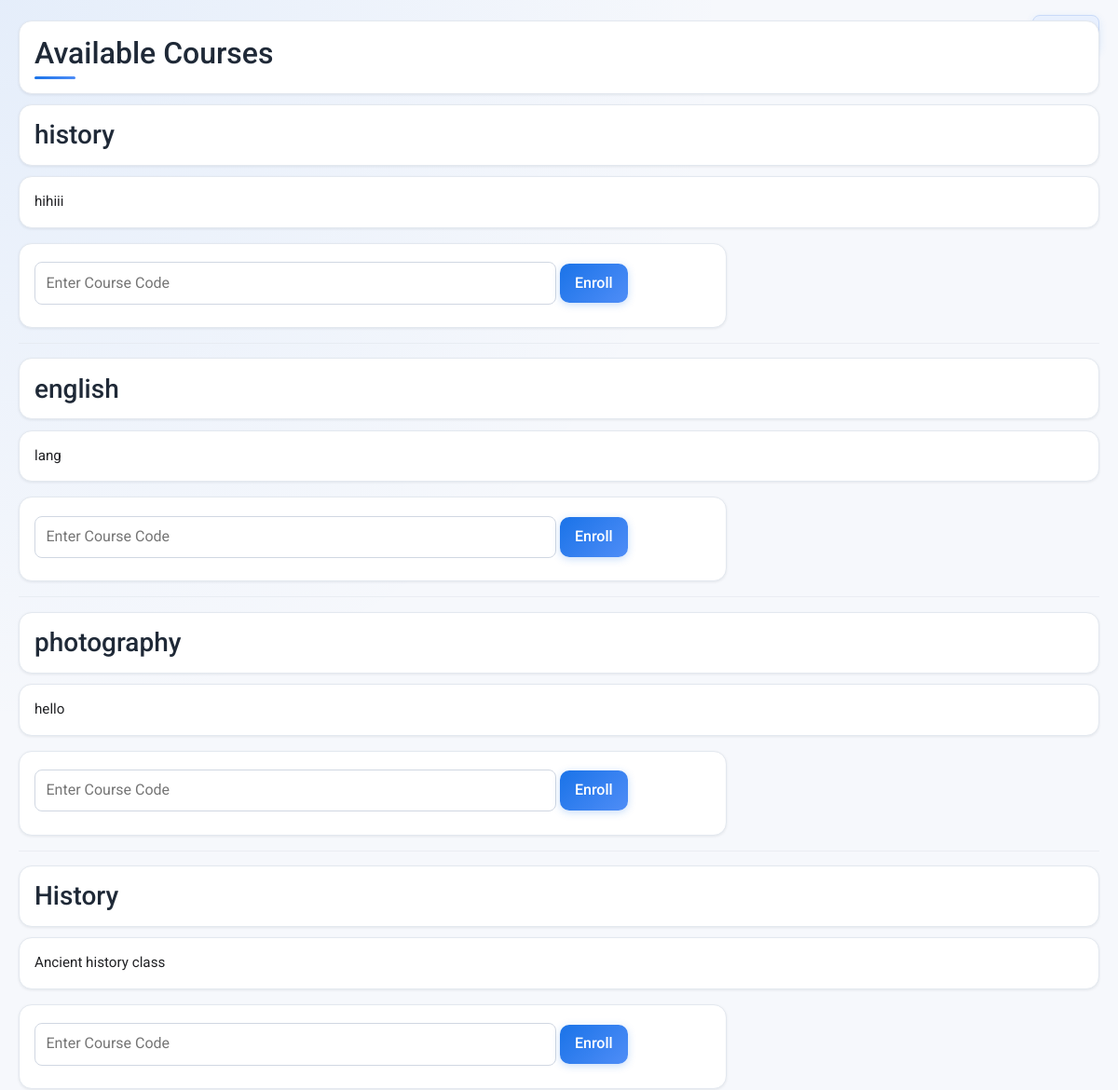
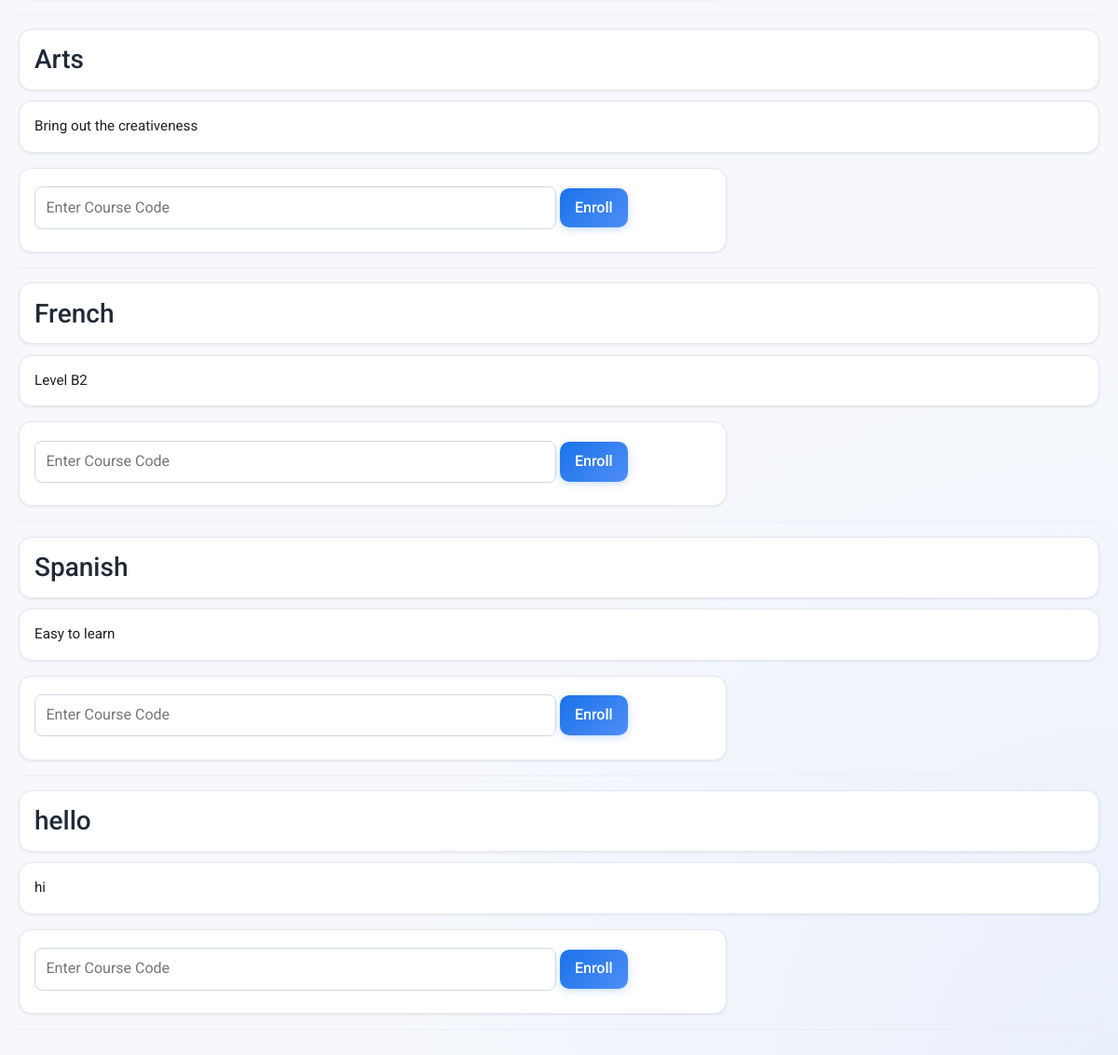
/courses/ (signed in), run on the app's committed database (2 pictures, top to bottom).
### courses/models.py (models this page shows, shortened)
class Course(models.Model):
    title = models.CharField(max_length=200)
    description = models.TextField()
    course_code = models.CharField(max_length=20)
    created_by = models.ForeignKey(
        settings.AUTH_USER_MODEL,
        on_delete=models.CASCADE,
        limit_choices_to={'user_type': 'teacher'}
    )
    students = models.ManyToManyField(
        settings.AUTH_USER_MODEL,
        related_name='enrolled_courses',
        blank=True,
        limit_choices_to={'user_type': 'student'}
    )
    created_at = models.DateTimeField(auto_now_add=True)

### courses/views.py (the view)
# urls.py: path('courses/', views.course_list, name='course_list'),
@login_required
def course_list(request):
    courses = Course.objects.all()
    return render(request, 'course_list.html', {'courses': courses})

### templates/course_list.html (shortened to what this page needs)
{% load static %}
<link rel="stylesheet" href="{% static 'css/theme.css' %}" />
<a class="top-logout-link" href="{% url 'logout' %}">Logout</a>
<h2>Available Courses</h2>
{% for course in courses %}
<h3>{{ course.title }}</h3>
<p>{{ course.description }}</p>
{% if user in course.students.all %}
<p><strong>Already Enrolled</strong></p>
{% else %}
<form method="POST" action="{% url 'enroll_course' course.id %}">
  <input
    type="text"
    name="course_code"
    placeholder="Enter Course Code"
    required
  />
  <button type="submit">Enroll</button>
</form>
{% endif %}
<hr />
{% endfor %}

### users/static/css/theme.css (style rules this page uses)
h1, h2, h3, h4 { color: #1f2937; margin-bottom: 0.7rem; font-weight: 500; position: relative; }
p, li, label, a, span, strong { font-size: 0.95rem; }
a { color: var(--app-primary); text-decoration: none; transition: color 0.18s ease; }
hr { border-color: var(--app-border); margin: 0.95rem 0; opacity: 0.65; }
.top-logout-link { float: right; margin: 0 0 0.5rem; padding: 0.45rem 0.7rem; border-radius: 8px; background: #e8f0fe; color: var(--app-primary-dark); font-weight: 500; border: 1px solid #c9daf8; box-shadow: 0 3px 10px rgba(26, 115, 232, 0.12); transition: transform 0.2s ease, box-shadow 0.2s ease, background 0.2s ease; }
form { background: var(--app-card); border: 1px solid var(--app-border); border-radius: var(--app-radius); box-shadow: var(--app-shadow-soft); padding: 1rem 1.05rem; margin-bottom: 1rem; max-width: 760px; transition: transform 0.25s ease, box-shadow 0.25s ease, border-color 0.25s ease; }
h2 { padding-bottom: 0.35rem; }
h2::after { content: ""; display: block; width: 44px; height: 3px; border-radius: 999px; margin-top: 0.35rem; background: var(--app-gradient); }
input[type="text"], input[type="password"], input[type="datetime-local"], input[type="file"], textarea, select { width: 100%; max-width: 560px; padding: 0.58rem 0.72rem; border: 1px solid #d0d7e2; border-radius: 8px; background: #fff; margin-top: 0.25rem; margin-bottom: 0.58rem; transition: border-color 0.2s ease, box-shadow 0.2s ease, transform 0.2s ease; }
button, input[type="submit"] { background: var(--app-gradient); color: #fff; border: none; border-radius: 10px; padding: 0.55rem 1rem; cursor: pointer; font-weight: 500; box-shadow: 0 2px 8px rgba(26, 115, 232, 0.25); transition: transform 0.22s ease, box-shadow 0.22s ease, background-color 0.22s ease, filter 0.22s ease; position: relative; overflow: hidden; }
body > h1, body > h2, body > h3, body > h4, body > p, body > div, body > form, body > table { background: var(--app-card); border: 1px solid var(--app-border); border-radius: var(--app-radius); padding: 0.95rem 1rem; box-shadow: var(--app-shadow-soft); }
body > h1, body > h2, body > h3, body > h4 { margin-top: 0.35rem; }

### data on the page
Course: title "history", description "hihiii"
Course: title "english", description "lang"
Course: title "photography", description "hello"
Course: title "History", description "Ancient history class"
Course: title "Arts", description "Bring out the creativeness"
Course: title "French", description "Level B2"
Course: title "Spanish", description "Easy to learn"
Course: title "hello", description "hi"
